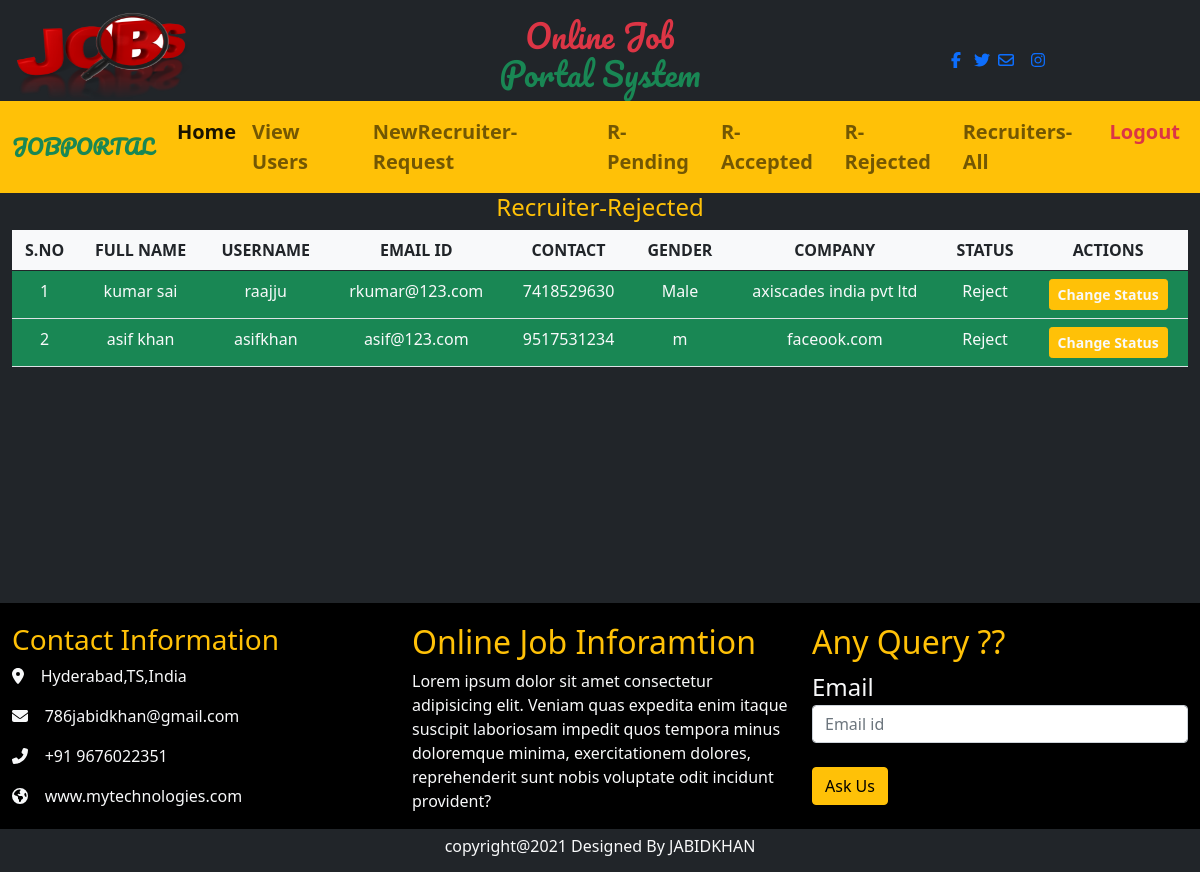
The app's page /recruiter_reject/ (signed in) with its own data.
### job/models.py (models this page shows, shortened)
class Recruiter(models.Model):
    user = models.ForeignKey(User, on_delete=models.CASCADE)
    contact = models.CharField(max_length=15)
    gender = models.CharField(max_length=15)
    user_type = models.CharField(max_length=20)
    company = models.CharField(max_length=30)
    status = models.CharField(max_length=30)

### job/views.py (the view)
# urls.py: path('recruiter_reject/',views.recruiter_reject, name='recruiter_reject'),
def recruiter_reject(request):
    if request.user.is_authenticated:
        recruiter_data = Recruiter.objects.filter(status='Reject')
        return render(request, 'job/recruiter_reject.html',{'recruiter_data': recruiter_data})
    else:
        return HttpResponseRedirect('/admin_login')

### job/templates/job/recruiter_reject.html
{% extends 'job/base.html' %}
{% load static %}
{% block navigation %}
{% include 'job/admin_navigation.html' %}
{% endblock navigation %}
{% block content %}
<div style="height: 410px;">
<div class="container-fluid">
    <h4 class="text-center text-warning"><marquee behavior="" direction="left">Recruiter-Rejected</marquee></h4>
    <div>
        <table  class="table  table-hover text-white text-center ">
            <thead>
                <tr class="bg-light text-dark fw-bold" >
                    <th>S.NO</th>
                    <th>FULL NAME</th>
                    <th>USERNAME</th>
                    <th>EMAIL ID</th>
                    <th>CONTACT</th>
                    <th>GENDER</th>
                    <th>COMPANY</th>
                    <th>STATUS</th>
                    <th>ACTIONS</th>
                </tr>
            </thead>
            <tbody>
                {% for recruiter in recruiter_data %}
                <tr class="bg-success text-light"  >
                    <td>{{forloop.counter}}</td>
                    <td>{{recruiter.user.first_name}} {{recruiter.user.last_name}}</td>
                    <td>{{recruiter.user.username}}</td>
                    <td>{{recruiter.user.email}}</td>
                    <td>{{recruiter.contact}}</td>
                    <td>{{recruiter.gender}}</td>
                    <td>{{recruiter.company}}</td>
                    <td>{{recruiter.status}}</td>
                    <td> <a class="text-light fw-bold btn btn-warning btn-sm" href="{% url 'change_status' recruiter.id %}" >Change Status</a> </td>
                </tr>
                {% endfor %}
            </tbody>
        </table>
    </div>
</div>
</div>
{% endblock content %}

### records on screen
Recruiter: user.first_name "kumar", user.last_name "sai", user.username "raajju", user.email "rkumar@123.com", contact "7418529630", gender "Male", company "axiscades india pvt ltd", status "Reject"
Recruiter: user.first_name "asif", user.last_name "khan", user.username "asifkhan", user.email "asif@123.com", contact "9517531234", gender "m", company "faceook.com", status "Reject"
